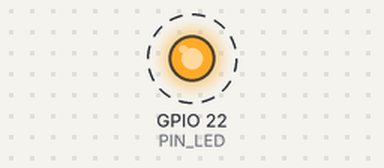
The sketch below on a simulated ESP32. Shown: output pins drawn as LEDs (lit = HIGH). Dashed ring = blinking. What the sketch prints to the serial monitor is not drawn.

Above: at 0.8 s.
Timing chart, 0 to 3.3 s (numbered marks = the images above):
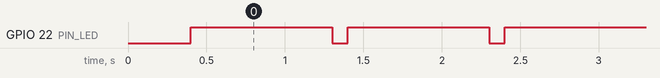

The sketch:

TestI_KeepAlive.ino
```cpp
// TEST I — Power bank overnight test with the keep-alive load
// Steps:   1) upload this with the laptop on the UART port;  2) solder/clip the 47 Ohm 1 W resistor across header 5V and GND;
//          3) unplug the laptop, plug the board into the power bank's cable on the POWER micro-USB;  4) leave overnight.
// What it does: keeps the Wi-Fi radio on (adds ~50 mA) and blinks LED D4 once a second so you can see it is alive.
// Pass:    LED still blinking next morning = the bank did not switch itself off.

#include <WiFi.h>                                       // ESP32 Wi-Fi driver (only used to keep the radio powered)

const int PIN_LED = 22;                                 // LED D4 on GPIO22, active-low

void setup() {                                          // runs once
  Serial.begin(115200);                                 // open serial (only visible while the laptop is connected)
  delay(300);                                           // settle
  pinMode(PIN_LED, OUTPUT);                             // LED pin as output
  WiFi.mode(WIFI_STA);                                  // turn the radio on in station mode...
  WiFi.disconnect(false);                               // ...but do not connect to anything; the radio idling is the point
  Serial.println("TEST I: keep-alive running. Move to the power bank and leave overnight.");  // instructions
}

void loop() {                                           // runs forever
  digitalWrite(PIN_LED, LOW);                           // LED on
  delay(100);                                           // for 100 ms
  digitalWrite(PIN_LED, HIGH);                          // LED off
  delay(900);                                           // for 900 ms -> one blink per second, a visible heartbeat
}
```

Measured:
- by itself, GPIO 22 (PIN_LED): alternates HIGH for 0.90 s and LOW for 0.10 s
